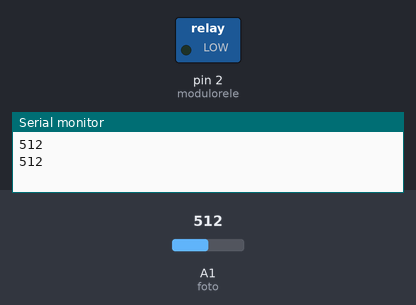
Bench run of a sketch on a simulated Arduino Uno, built with avr-gcc and run on an emulated ATmega328P. On the bench: switched loads named in the sketch (green lamp = pin HIGH), the last lines printed to the serial monitor. The test bench sets the inputs (shaded band); at power-on: A1 (foto) = 512.

Above: at 1.8 s.
1.9 s: A1 (foto) set to 784
3.4 s: A1 (foto) set to 810
At 4.9 s:
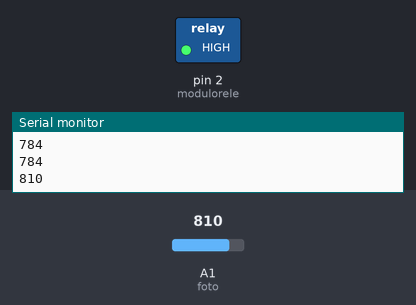
5.5 s: A1 (foto) set to 790
At 6.4 s:
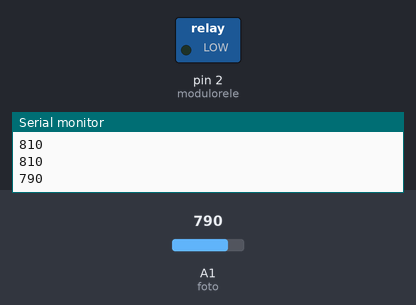
7.5 s: A1 (foto) set to 900
At 9.2 s:
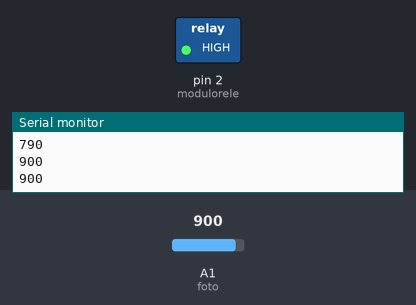
Timing chart, 0 to 10.5 s (numbered marks = the images above; inputs shaded):
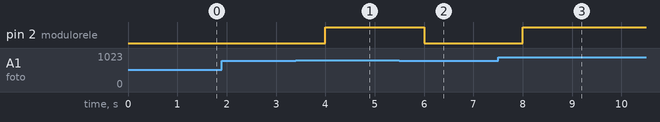

Measured:
- the behaviour switches between 799 and 800 on A1 (foto) (found by bisection; images 0 and 1)
- after the input at 3.4 s, pin 2 (modulorele): LOW → HIGH after 0.60 s
- after the input at 5.5 s, pin 2 (modulorele): HIGH → LOW after 0.50 s
- after the input at 7.5 s, pin 2 (modulorele): LOW → HIGH after 0.50 s

The sketch:

PRACTICA-4.1-BOMBILLO.ino
```cpp
//Oscar Jose Barrios Cotom - 2022241

const int foto = A1;//Pin que ira conectado entre la fotorresistencia
const int modulorele = 2;//Pin ira conectado al modulo rele

#define out() pinMode(modulorele, OUTPUT)//Variables
#define in() pinMode(foto,INPUT)//Variables
#define encendido() digitalWrite(modulorele,HIGH)//Variables
#define apagado() digitalWrite(modulorele,LOW)//Variables
#define tiempo() delay(1000)//Tiempo

void setup() {

 Serial.begin(9600);//Activa el monitor serial

  out();
  in(); }


 void loop() {

  int valor_foto = analogRead(foto);
    Serial.println(valor_foto);//Se escriben los datos en el monitor serial gracias a la variable valor_foto

  if(valor_foto < 800){
  apagado(); }

  else{
  encendido(); }

  tiempo();

}
```
